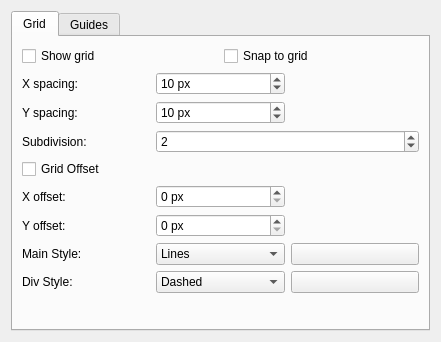
<?xml version="1.0" encoding="UTF-8"?>
<ui version="4.0">
 <class>GridConfigWidget</class>
 <widget class="QWidget" name="GridConfigWidget">
  <property name="geometry">
   <rect>
    <x>0</x>
    <y>0</y>
    <width>441</width>
    <height>342</height>
   </rect>
  </property>
  <property name="minimumSize">
   <size>
    <width>30</width>
    <height>0</height>
   </size>
  </property>
  <layout class="QVBoxLayout" name="verticalLayout_3">
   <item>
    <widget class="QTabWidget" name="tabWidget">
     <property name="minimumSize">
      <size>
       <width>187</width>
       <height>280</height>
      </size>
     </property>
     <property name="currentIndex">
      <number>0</number>
     </property>
     <widget class="QWidget" name="tab">
      <attribute name="title">
       <string>Grid</string>
      </attribute>
      <layout class="QVBoxLayout" name="verticalLayout">
       <item>
        <layout class="QHBoxLayout" name="horizontalLayout">
         <item>
          <widget class="QCheckBox" name="chkShowGrid">
           <property name="text">
            <string>Show grid</string>
           </property>
          </widget>
         </item>
         <item>
          <widget class="QCheckBox" name="chkSnapToGrid">
           <property name="text">
            <string>Snap to grid</string>
           </property>
          </widget>
         </item>
        </layout>
       </item>
       <item>
        <layout class="QGridLayout" name="gridLayout_2">
         <item row="0" column="0">
         <widget class="QLabel" name="lblXSpacing">
          <property name="sizePolicy">
           <sizepolicy hsizetype="Minimum" vsizetype="Preferred">
            <horstretch>0</horstretch>
            <verstretch>0</verstretch>
           </sizepolicy>
          </property>
          <property name="text">
           <string>X spacing:</string>
          </property>
         </widget>
        </item>
         <item row="0" column="1">
          <widget class="KisIntParseSpinBox" name="intHSpacing">
           <property name="suffix">
            <string> px</string>
           </property>
           <property name="minimum">
            <number>1</number>
           </property>
           <property name="maximum">
            <number>500</number>
           </property>
           <property name="value">
            <number>10</number>
           </property>
          </widget>
         </item>
         <item row="0" column="2" rowspan="2">
          <widget class="KoAspectButton" name="spacingAspectButton" native="true"/>
         </item>
         <item row="1" column="0">
          <widget class="QLabel" name="lblYSpacing">
           <property name="sizePolicy">
            <sizepolicy hsizetype="Minimum" vsizetype="Preferred">
             <horstretch>0</horstretch>
             <verstretch>0</verstretch>
            </sizepolicy>
           </property>
           <property name="text">
            <string>Y spacing:</string>
           </property>
          </widget>
         </item>
         <item row="1" column="1">
          <widget class="KisIntParseSpinBox" name="intVSpacing">
           <property name="suffix">
            <string> px</string>
           </property>
           <property name="minimum">
            <number>1</number>
           </property>
           <property name="maximum">
            <number>500</number>
           </property>
           <property name="value">
            <number>10</number>
           </property>
          </widget>
         </item>
         <item row="2" column="0">
          <widget class="QLabel" name="lblSubdivision">
           <property name="text">
            <string>Subdivision:</string>
           </property>
          </widget>
         </item>
         <item row="2" column="1" colspan="2">
          <widget class="KisIntParseSpinBox" name="intSubdivision">
           <property name="minimum">
            <number>1</number>
           </property>
           <property name="maximum">
            <number>10</number>
           </property>
           <property name="value">
            <number>2</number>
           </property>
          </widget>
         </item>
         <item row="3" column="0" colspan="3">
          <widget class="QCheckBox" name="chkOffset">
           <property name="text">
            <string>Grid Offset</string>
           </property>
           <property name="checked">
            <bool>false</bool>
           </property>
          </widget>
         </item>
         <item row="4" column="0">
          <widget class="QLabel" name="lblXOffset">
           <property name="sizePolicy">
            <sizepolicy hsizetype="Minimum" vsizetype="Preferred">
             <horstretch>0</horstretch>
             <verstretch>0</verstretch>
            </sizepolicy>
           </property>
           <property name="text">
            <string>X offset:</string>
           </property>
          </widget>
         </item>
         <item row="4" column="1">
          <widget class="KisIntParseSpinBox" name="intXOffset">
           <property name="suffix">
            <string> px</string>
           </property>
           <property name="maximum">
            <number>500</number>
           </property>
           <property name="value">
            <number>0</number>
           </property>
          </widget>
         </item>
         <item row="4" column="2" rowspan="2">
          <widget class="KoAspectButton" name="offsetAspectButton" native="true"/>
         </item>
         <item row="5" column="0">
          <widget class="QLabel" name="lblYOffset">
           <property name="sizePolicy">
            <sizepolicy hsizetype="Minimum" vsizetype="Preferred">
             <horstretch>0</horstretch>
             <verstretch>0</verstretch>
            </sizepolicy>
           </property>
           <property name="text">
            <string>Y offset:</string>
           </property>
          </widget>
         </item>
         <item row="5" column="1">
          <widget class="KisIntParseSpinBox" name="intYOffset">
           <property name="suffix">
            <string> px</string>
           </property>
           <property name="maximum">
            <number>500</number>
           </property>
           <property name="value">
            <number>0</number>
           </property>
          </widget>
         </item>
         <item row="6" column="0">
          <widget class="QLabel" name="lblMainStyle">
           <property name="sizePolicy">
            <sizepolicy hsizetype="Minimum" vsizetype="Preferred">
             <horstretch>0</horstretch>
             <verstretch>0</verstretch>
            </sizepolicy>
           </property>
           <property name="text">
            <string>Main Style:</string>
           </property>
           <property name="alignment">
            <set>Qt::AlignLeading|Qt::AlignLeft|Qt::AlignVCenter</set>
           </property>
          </widget>
         </item>
         <item row="6" column="1" colspan="2">
          <layout class="QHBoxLayout" name="horizontalLayout_4">
           <item>
            <widget class="KComboBox" name="selectMainStyle">
             <property name="currentIndex">
              <number>0</number>
             </property>
             <item>
              <property name="text">
               <string>Lines</string>
              </property>
             </item>
             <item>
              <property name="text">
               <string>Dashed</string>
              </property>
             </item>
             <item>
              <property name="text">
               <string>Dots</string>
              </property>
             </item>
            </widget>
           </item>
           <item>
            <widget class="KColorButton" name="colorMain">
             <property name="sizePolicy">
              <sizepolicy hsizetype="Minimum" vsizetype="Fixed">
               <horstretch>0</horstretch>
               <verstretch>0</verstretch>
              </sizepolicy>
             </property>
             <property name="minimumSize">
              <size>
               <width>30</width>
               <height>0</height>
              </size>
             </property>
             <property name="text">
              <string/>
             </property>
            </widget>
           </item>
          </layout>
         </item>
         <item row="7" column="0">
          <widget class="QLabel" name="lblSubdivisionStyle">
           <property name="sizePolicy">
            <sizepolicy hsizetype="Minimum" vsizetype="Preferred">
             <horstretch>0</horstretch>
             <verstretch>0</verstretch>
            </sizepolicy>
           </property>
           <property name="text">
            <string>Div Style:</string>
           </property>
           <property name="alignment">
            <set>Qt::AlignLeading|Qt::AlignLeft|Qt::AlignVCenter</set>
           </property>
          </widget>
         </item>
         <item row="7" column="1" colspan="2">
          <layout class="QHBoxLayout" name="horizontalLayout_3">
           <item>
            <widget class="KComboBox" name="selectSubdivisionStyle">
             <property name="currentIndex">
              <number>1</number>
             </property>
             <item>
              <property name="text">
               <string>Lines</string>
              </property>
             </item>
             <item>
              <property name="text">
               <string>Dashed</string>
              </property>
             </item>
             <item>
              <property name="text">
               <string>Dots</string>
              </property>
             </item>
            </widget>
           </item>
           <item>
            <widget class="KColorButton" name="colorSubdivision">
             <property name="sizePolicy">
              <sizepolicy hsizetype="Minimum" vsizetype="Fixed">
               <horstretch>0</horstretch>
               <verstretch>0</verstretch>
              </sizepolicy>
             </property>
             <property name="minimumSize">
              <size>
               <width>30</width>
               <height>0</height>
              </size>
             </property>
             <property name="text">
              <string/>
             </property>
             <property name="color" stdset="0">
              <color>
               <red>0</red>
               <green>0</green>
               <blue>0</blue>
              </color>
             </property>
             <property name="defaultColor" stdset="0">
              <color>
               <red>0</red>
               <green>0</green>
               <blue>0</blue>
              </color>
             </property>
            </widget>
           </item>
          </layout>
         </item>
        </layout>
       </item>
       <item>
        <spacer name="verticalSpacer_3">
         <property name="orientation">
          <enum>Qt::Vertical</enum>
         </property>
         <property name="sizeHint" stdset="0">
          <size>
           <width>20</width>
           <height>13</height>
          </size>
         </property>
        </spacer>
       </item>
      </layout>
     </widget>
     <widget class="QWidget" name="tab_2">
      <attribute name="title">
       <string>Guides</string>
      </attribute>
      <layout class="QVBoxLayout" name="verticalLayout_4">
       <item>
        <layout class="QVBoxLayout" name="verticalLayout_2">
         <item>
          <layout class="QGridLayout" name="gridLayout_4">
           <item row="0" column="0">
            <widget class="QCheckBox" name="chkShowGuides">
             <property name="text">
              <string>Show guides</string>
             </property>
            </widget>
           </item>
           <item row="0" column="1">
            <widget class="QCheckBox" name="chkSnapToGuides">
             <property name="text">
              <string>Snap to guides</string>
             </property>
            </widget>
           </item>
           <item row="1" column="0">
            <widget class="QCheckBox" name="chkLockGuides">
             <property name="text">
              <string>Lock guides</string>
             </property>
            </widget>
           </item>
          </layout>
         </item>
         <item>
          <layout class="QHBoxLayout" name="horizontalLayout_2">
           <item>
            <widget class="QLabel" name="lblGuidesStyle">
             <property name="sizePolicy">
              <sizepolicy hsizetype="Fixed" vsizetype="Preferred">
               <horstretch>0</horstretch>
               <verstretch>0</verstretch>
              </sizepolicy>
             </property>
             <property name="text">
              <string>Guides:</string>
             </property>
             <property name="alignment">
              <set>Qt::AlignLeading|Qt::AlignLeft|Qt::AlignVCenter</set>
             </property>
            </widget>
           </item>
           <item>
            <widget class="KComboBox" name="selectGuidesStyle">
             <property name="currentIndex">
              <number>0</number>
             </property>
             <item>
              <property name="text">
               <string>Lines</string>
              </property>
             </item>
             <item>
              <property name="text">
               <string>Dashed</string>
              </property>
             </item>
             <item>
              <property name="text">
               <string>Dots</string>
              </property>
             </item>
            </widget>
           </item>
           <item>
            <widget class="KColorButton" name="colorGuides">
             <property name="sizePolicy">
              <sizepolicy hsizetype="Fixed" vsizetype="Fixed">
               <horstretch>0</horstretch>
               <verstretch>0</verstretch>
              </sizepolicy>
             </property>
             <property name="minimumSize">
              <size>
               <width>30</width>
               <height>0</height>
              </size>
             </property>
             <property name="text">
              <string/>
             </property>
             <property name="color" stdset="0">
              <color>
               <red>0</red>
               <green>0</green>
               <blue>0</blue>
              </color>
             </property>
             <property name="defaultColor" stdset="0">
              <color>
               <red>0</red>
               <green>0</green>
               <blue>0</blue>
              </color>
             </property>
            </widget>
           </item>
          </layout>
         </item>
        </layout>
       </item>
       <item>
        <spacer name="verticalSpacer_2">
         <property name="orientation">
          <enum>Qt::Vertical</enum>
         </property>
         <property name="sizeHint" stdset="0">
          <size>
           <width>20</width>
           <height>40</height>
          </size>
         </property>
        </spacer>
       </item>
      </layout>
     </widget>
    </widget>
   </item>
  </layout>
 </widget>
 <customwidgets>
  <customwidget>
   <class>KoAspectButton</class>
   <extends>QWidget</extends>
   <header>KoAspectButton.h</header>
   <container>1</container>
  </customwidget>
  <customwidget>
   <class>KisIntParseSpinBox</class>
   <extends>QSpinBox</extends>
   <header>kis_int_parse_spin_box.h</header>
  </customwidget>
  <customwidget>
   <class>KColorButton</class>
   <extends>QPushButton</extends>
   <header>kcolorbutton.h</header>
   <container>1</container>
  </customwidget>
  <customwidget>
   <class>KComboBox</class>
   <extends>QComboBox</extends>
   <header>kcombobox.h</header>
  </customwidget>
 </customwidgets>
 <resources/>
 <connections/>
</ui>
